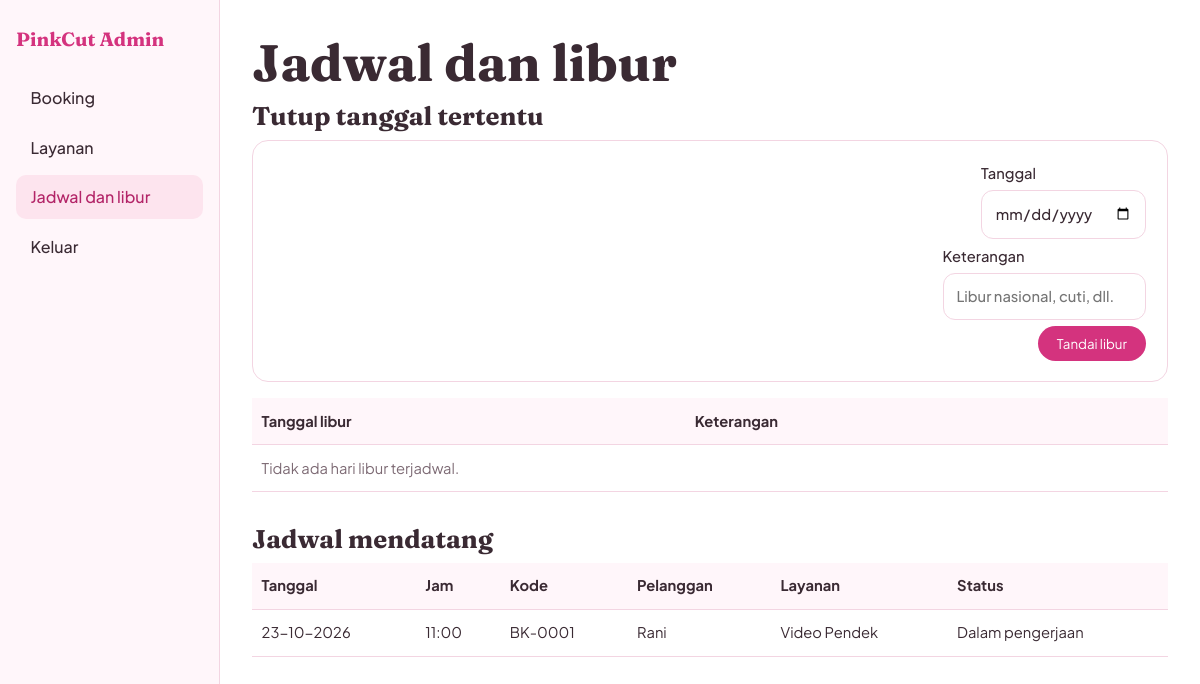
Page /admin/jadwal.php (signed in) on the committed database.
### tables this page shows
CREATE TABLE bookings (
  id INT AUTO_INCREMENT PRIMARY KEY,
  kode VARCHAR(12) UNIQUE,
  nama VARCHAR(100) NOT NULL,
  wa VARCHAR(20) NOT NULL,
  service_id INT NOT NULL,
  tanggal DATE NOT NULL,
  jam VARCHAR(5) NOT NULL,
  catatan TEXT,
  link VARCHAR(255),
  pembayaran VARCHAR(20) NOT NULL DEFAULT 'QRIS',
  lunas TINYINT(1) NOT NULL DEFAULT 0,
  status VARCHAR(30) NOT NULL DEFAULT 'Menunggu konfirmasi',
  created_at TIMESTAMP DEFAULT CURRENT_TIMESTAMP,
  FOREIGN KEY (service_id) REFERENCES services(id)
);

CREATE TABLE services (
  id INT AUTO_INCREMENT PRIMARY KEY,
  nama VARCHAR(100) NOT NULL,
  kategori VARCHAR(50) NOT NULL DEFAULT 'Lainnya',
  ikon VARCHAR(20) NOT NULL DEFAULT 'film',
  deskripsi TEXT,
  harga INT NOT NULL DEFAULT 0,
  aktif TINYINT(1) NOT NULL DEFAULT 1
);

### includes/functions.php (called while the page is built, shortened)
<?php
function e($s){ return htmlspecialchars((string)$s, ENT_QUOTES, 'UTF-8'); }
function tgl($d){ return date('d-m-Y', strtotime($d)); }

### admin/jadwal.php (the view, shortened to what this page needs)
<?php require __DIR__.'/_top.php';
$libur=$pdo->query('SELECT * FROM closed_days WHERE tanggal>=CURDATE() ORDER BY tanggal')->fetchAll();
$next=$pdo->query("SELECT b.*,s.nama layanan,b.nama pelanggan FROM bookings b JOIN services s ON s.id=b.service_id WHERE b.tanggal>=CURDATE() AND b.status<>'Dibatalkan' ORDER BY b.tanggal,b.jam")->fetchAll(); ?>
<h1>Jadwal dan libur</h1>
<h2>Tutup tanggal tertentu</h2>
<form method="post" class="row card" style="margin-bottom:1rem"><input type="hidden" name="tambah" value="1">
  <label>Tanggal<input type="date" name="tanggal" min="<?= date('Y-m-d') ?>" required></label>
  <label>Keterangan<input name="keterangan" placeholder="Libur nasional, cuti, dll."></label><button class="btn">Tandai libur</button></form>
<table><tr><th>Tanggal libur</th><th>Keterangan</th><th></th></tr>
<?php foreach($libur as $l): ?><tr><td><?= tgl($l['tanggal']) ?></td><td><?= e($l['keterangan']) ?></td>
<td><form method="post"><button class="btn ghost" name="hapus" value="<?=$l['tanggal']?>">Buka lagi</button></form></td></tr>
<?php endforeach; if(!$libur): ?><tr><td colspan="3" class="muted">Tidak ada hari libur terjadwal.</td></tr><?php endif; ?></table>
<h2 style="margin-top:2rem">Jadwal mendatang</h2>
<table><tr><th>Tanggal</th><th>Jam</th><th>Kode</th><th>Pelanggan</th><th>Layanan</th><th>Status</th></tr>
<?php foreach($next as $n): ?><tr><td><?= tgl($n['tanggal']) ?></td><td><?= e($n['jam']) ?></td><td><?= e($n['kode']) ?></td>
<td><?= e($n['pelanggan']) ?></td><td><?= e($n['layanan']) ?></td><td><?= e($n['status']) ?></td></tr>
<?php endforeach; if(!$next): ?><tr><td colspan="6" class="muted">Belum ada jadwal.</td></tr><?php endif; ?></table>
<?php require __DIR__.'/_bottom.php'; ?>

### assets/style.css (style rules this page uses)
:root { --pink:#d4337e;--pink-d:#b32568;--pink-m:#f7a8c8;--pink-l:#fde4ee;--tint:#fff6fa;--ink:#3a2a33;--muted:#7d6a74;--line:#f3d5e2;--r:16px }
* { box-sizing:border-box }
body { margin:0;font-family:'Plus Jakarta Sans',system-ui,sans-serif;color:var(--ink);background:#fff;line-height:1.6 }
h1,h2,h3 { font-family:'Fraunces',Georgia,serif;line-height:1.2;margin:0 0 .5rem }
h1 { font-size:clamp(2rem,5vw,3.2rem) }
h2 { font-size:1.6rem }
.muted { color:var(--muted) }
.btn { display:inline-block;background:var(--pink);color:#fff!important;border:0;border-radius:999px;padding:.55rem 1.2rem;font:600 .95rem inherit;font-family:inherit;text-decoration:none;cursor:pointer }
.card { background:#fff;border:1px solid var(--line);border-radius:var(--r);padding:1.3rem }
label { display:grid;gap:.3rem;font-weight:500;font-size:.92rem }
input,select,textarea { font:inherit;padding:.65rem .8rem;border:1.5px solid var(--line);border-radius:12px;background:#fff;color:var(--ink);width:100% }
table { width:100%;border-collapse:collapse;font-size:.92rem }
th,td { text-align:left;padding:.7rem .6rem;border-bottom:1px solid var(--line);vertical-align:top }
th { background:var(--tint) }
.row { display:flex;gap:.6rem;flex-wrap:wrap;align-items:end }
.row label { flex:1;min-width:140px }
.card { display:flex;flex-direction:column;gap:.4rem }

### rows in the picture
bookings: tanggal "23-10-2026", jam "11:00", kode "BK-0001", nama "Rani", service.nama "Video Pendek", status "Dalam pengerjaan"
